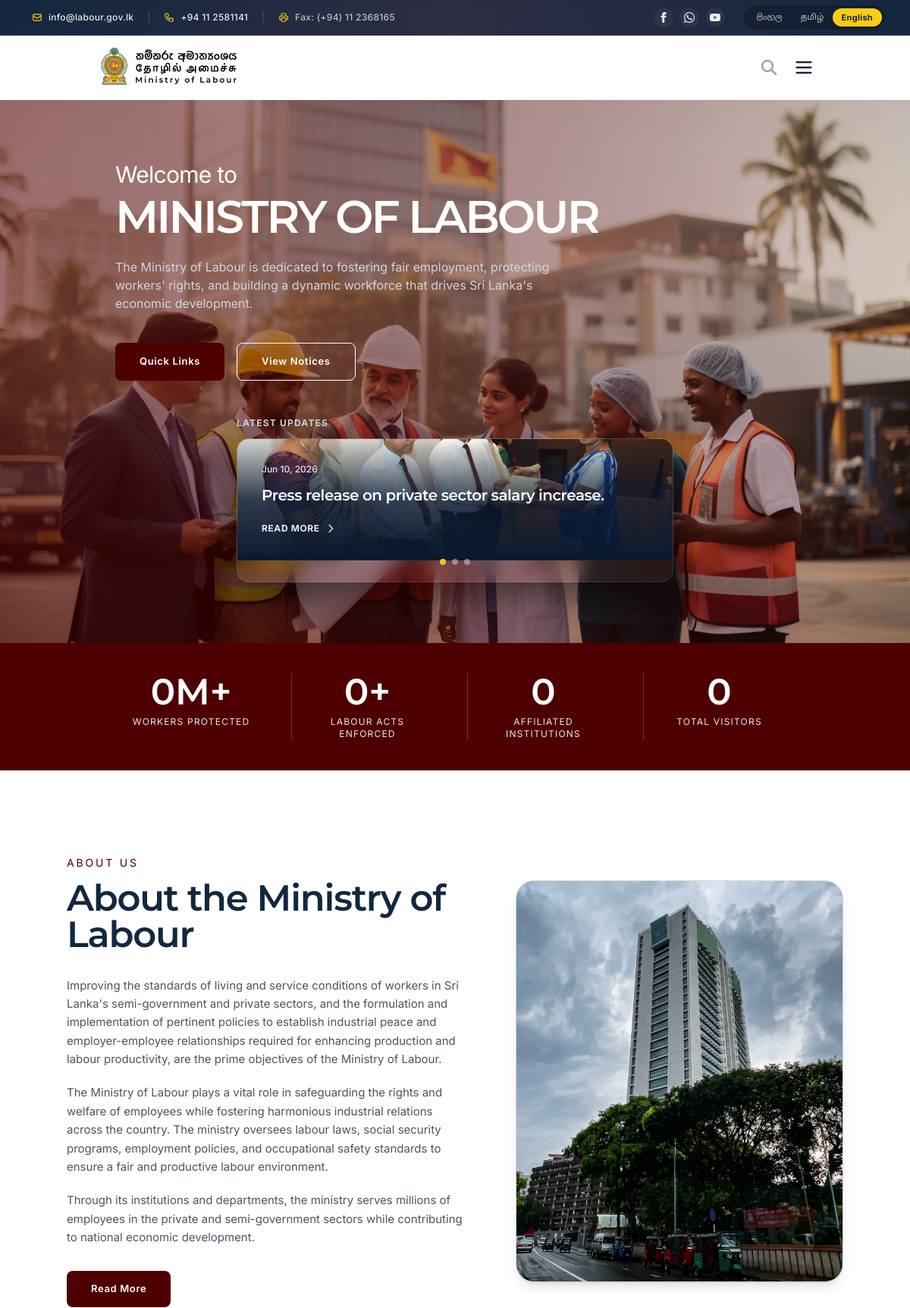
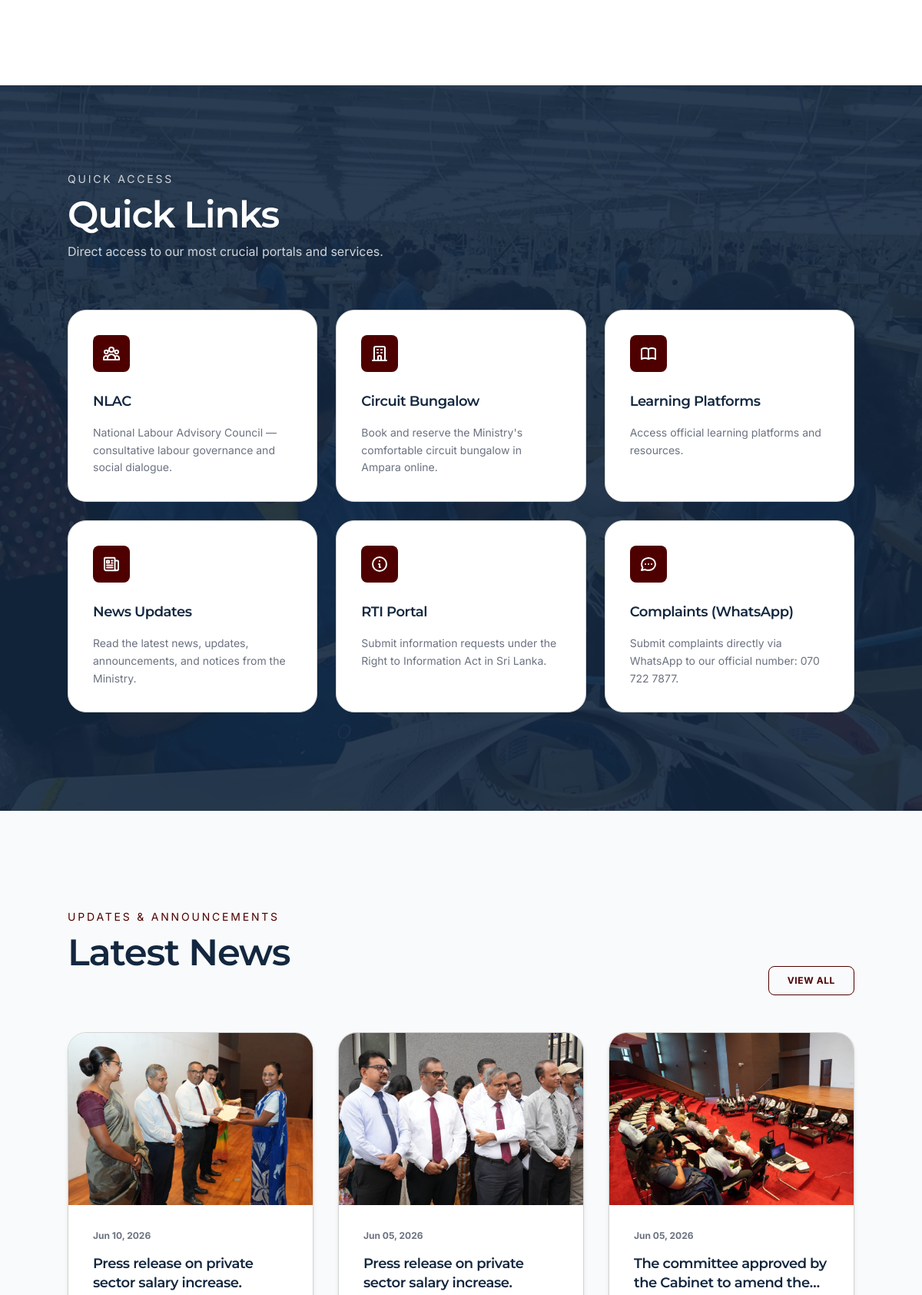
The page / (upper part) on the database its author committed (2 pictures, top to bottom).
### tables this page shows
CREATE TABLE `news` (
  `id` int(11) NOT NULL AUTO_INCREMENT,
  `title` varchar(255) NOT NULL,
  `title_si` varchar(255) DEFAULT NULL,
  `title_ta` varchar(255) DEFAULT NULL,
  `category` varchar(50) NOT NULL,
  `publish_date` date DEFAULT NULL,
  `content` longtext NOT NULL,
  `content_si` longtext DEFAULT NULL,
  `content_ta` longtext DEFAULT NULL,
  `cover_image` varchar(255) DEFAULT NULL,
  `tags` varchar(255) DEFAULT NULL,
  `language` varchar(20) NOT NULL DEFAULT 'english',
  `visibility` enum('public','private','hidden') NOT NULL DEFAULT 'public',
  `is_featured` tinyint(1) NOT NULL DEFAULT 0,
  `is_special_notice` tinyint(1) NOT NULL DEFAULT 0,
  `status` enum('Draft','Published') NOT NULL DEFAULT 'Draft',
  `author_id` int(11) DEFAULT NULL,
  `created_at` timestamp NULL DEFAULT current_timestamp(),
  `updated_at` timestamp NULL DEFAULT current_timestamp() ON UPDATE current_timestamp(),
  PRIMARY KEY (`id`),
  KEY `author_id` (`author_id`),
  CONSTRAINT `news_ibfk_1` FOREIGN KEY (`author_id`) REFERENCES `admins` (`id`) ON DELETE SET NULL
);

### index.php (the view, shortened to what the rows shown need)
<?php
require_once 'admin/includes/db.php';
$recentNewsRaw = $pdo->query("SELECT * FROM news WHERE status = 'Published' ORDER BY created_at DESC LIMIT 3")->fetchAll();
$recentNews = [];
foreach ($recentNewsRaw as $news) {
    $recentNews[] = $news;
}
include 'includes/header.php';
?>
<link rel="stylesheet" href="https://cdn.jsdelivr.net/npm/swiper@11/swiper-bundle.min.css" />
<section class="relative min-h-[550px] md:min-h-[650px] xl:min-h-[700px] flex items-center bg-primary overflow-hidden py-16 md:py-20 xl:py-24">
    <div class="relative z-10 container mx-auto px-4 md:px-16 text-white w-full" data-aos="fade-up" data-aos-duration="1000">
        <div class="flex flex-col xl:flex-row xl:items-center justify-between gap-12 relative w-full">
            <div class="max-w-2xl w-full">
                <h2 class="text-2xl md:text-3xl font-inter font-normal mb-2">Welcome to</h2>
                <h1 class="text-4xl md:text-6xl lg:text-7.5xl font-semibold font-montserrat mb-6 leading-none tracking-tighter uppercase">
                    Ministry of Labour</h1>
            </div>
            <div class="w-full max-w-xl mx-auto xl:mx-0 xl:w-[450px] shrink-0 z-30 xl:absolute xl:right-0 xl:-bottom-20" data-aos="fade-left" data-aos-delay="200">
                <div class="swiper heroSwiper rounded-2xl overflow-hidden shadow-[0_20px_50px_rgba(0,0,0,0.5)] border border-white/10 bg-white/5 backdrop-blur-md">
                    <div class="swiper-wrapper">
                        <?php if(empty($recentNews)): ?>
                            <div class="swiper-slide p-8 text-center text-gray-300 flex items-center justify-center h-[320px] sm:h-[350px] md:h-[400px] xl:h-[460px]">
                                No recent news available.
                            </div>
                        <?php else: ?>
                            <?php foreach($recentNews as $news): ?>
                            <div class="swiper-slide relative h-[320px] sm:h-[350px] md:h-[400px] xl:h-[460px] group flex flex-col justify-end">
                                <?php
                                $coverImage = !empty($news['cover_image']) ? trim($news['cover_image']) : '';
                                $hasImage = false;
                                $imageSrc = '';
                                if ($coverImage) {
                                    $cleanPath = ltrim($coverImage, '/');
                                    if (file_exists('admin/' . $cleanPath)) {
                                        $imageSrc = 'admin/' . $cleanPath;
                                        $hasImage = true;
                                    } elseif (file_exists($cleanPath)) {
                                        $imageSrc = $cleanPath;
                                        $hasImage = true;
                                    }
                                }
                                if ($hasImage): ?>
                                    <img loading="lazy" src="<?= htmlspecialchars($imageSrc) ?>" alt="<?= htmlspecialchars($news['title']) ?>" class="absolute inset-0 w-full h-full object-cover object-center group-hover:scale-105 transition-transform duration-700">
                                <?php else: ?>
                                    <img loading="lazy" src="assets/img/hero.webp" alt="<?= htmlspecialchars($news['title']) ?>" class="absolute inset-0 w-full h-full object-cover object-center group-hover:scale-105 transition-transform duration-700 opacity-60">
                                <?php endif; ?>
                                <div class="absolute inset-0 bg-gradient-to-t from-[#0A192F] via-[#0A192F]/80 to-transparent"></div>
                                <div class="relative z-10 p-6 md:p-8">
                                    <div class="flex items-center gap-3 mb-3">
                                        <span class="text-xs text-gray-200 font-inter font-medium"><?= date('M d, Y', strtotime($news['created_at'])) ?></span>
                                    </div>
                                    <h3 class="text-lg md:text-xl font-semibold text-white font-montserrat mb-4 leading-snug line-clamp-2 notranslate">
                                        <?= htmlspecialchars($news['title']) ?>
                                    </h3>
                                    <a href="news/<?= $news['id'] ?>" class="inline-flex items-center text-white/90 font-bold text-xs hover:text-yellow-400 transition-colors uppercase tracking-wider gap-1.5 group/btn">
                                        Read More <svg class="w-4 h-4 transform group-hover/btn:translate-x-1 transition-transform" fill="none" stroke="currentColor" viewBox="0 0 24 24"><path stroke-linecap="round" stroke-linejoin="round" stroke-width="2" d="M9 5l7 7-7 7"></path></svg>
                                    </a>
                                </div>
                            </div>
                            <?php endforeach; ?>
                        <?php endif; ?>
                    </div>
                </div>
            </div>
        </div>
    </div>
</section>
<section class="py-20 md:py-28 px-4 md:px-16" id="about-us">
    <div class="container mx-auto flex flex-col lg:flex-row items-center gap-16">
        <div class="w-full lg:w-[55%]" data-aos="fade-right">
            <h2 class="section-title">
                About the Ministry of Labour</h2>
        </div>
    </div>
</section>
<section class="relative py-20 md:py-28 px-4 md:px-16 text-white overflow-hidden bg-primary" id="quick-links">
    <div class="container mx-auto relative z-10" data-aos="fade-up">
        <div class="mb-12">
            <div>
                <h2 class="section-title text-white mb-0">Quick Links</h2>
            </div>
        </div>
</section>
<section class="py-20 md:py-32 px-4 md:px-16 relative overflow-hidden bg-[#F9FAFB]" id="news-section">
    <div class="container mx-auto">
        <div class="flex justify-between items-end mb-12" data-aos="fade-up">
            <div>
                <h2 class="section-title">
                    Latest News</h2>
            </div>
        </div>
        <div class="grid grid-cols-1 md:grid-cols-3 gap-8">
            <?php if(empty($recentNews)): ?>
                <div class="col-span-3 text-center text-gray-500 py-10">No recent news available.</div>
            <?php else: ?>
                <?php foreach($recentNews as $news): ?>
                <div class="news-card">
                    <div>
                        <div class="h-56 overflow-hidden bg-gray-100 flex items-center justify-center">
                            <?php if(!empty($news['cover_image']) && file_exists('admin/' . $news['cover_image'])): ?>
                                <img loading="lazy" src="admin/<?= htmlspecialchars($news['cover_image']) ?>" alt="<?= htmlspecialchars($news['title']) ?>" class="w-full h-full object-cover hover:scale-105 transition-transform duration-500">
                            <?php endif; ?>
                        </div>
                        <div class="p-8 pb-4">
                            <div class="flex justify-between items-center mb-4">
                                <span class="text-xs text-gray-500 font-inter font-bold"><?= date('M d, Y', strtotime($news['created_at'])) ?></span>
                            </div>
                            <h3 class="text-lg font-semibold text-primary font-montserrat mb-4 leading-snug hover:text-secondary transition-colors line-clamp-2 notranslate">
                                <?= htmlspecialchars($news['title']) ?>
                            </h3>
                        </div>
                    </div>
                </div>
                <?php endforeach; ?>
            <?php endif; ?>
        </div>
    </div>
</section>
<?php include 'includes/footer.php'; ?>

### rows shown on the page
news: cover_image (picture), created_at "Jun 10, 2026", title "Press release on private sector salary increase."
news: cover_image (picture), created_at "Jun 05, 2026", title "Press release on private sector salary increase."
news: cover_image (picture), created_at "Jun 05, 2026", title "The committee approved by the Cabinet to amend…"
